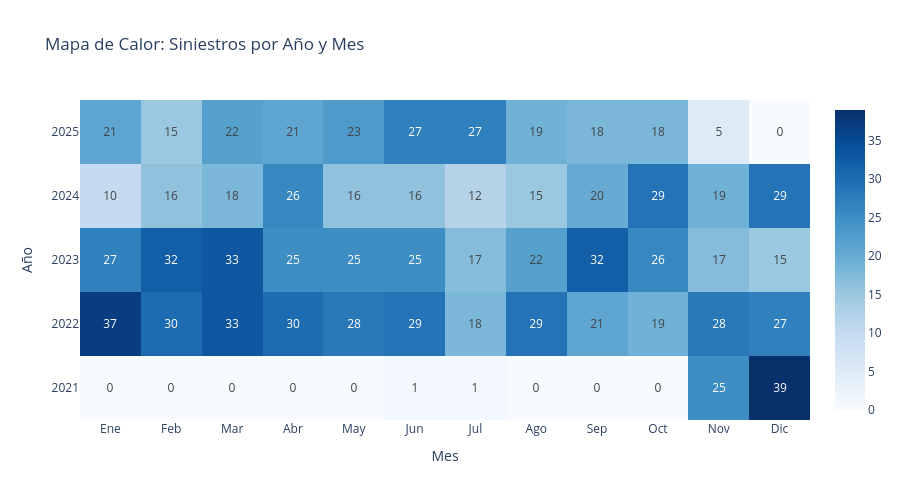

Here is the notebook cell this chart was saved with:
### Code cell
# Heatmap: Siniestros por Año y Mes
heatmap_data = df.groupby(['Año', 'Mes']).size().unstack(fill_value=0)

fig = go.Figure(data=go.Heatmap(
    z=heatmap_data.values,
    x=meses_nombres,
    y=heatmap_data.index,
    colorscale='Blues',
    text=heatmap_data.values,
    texttemplate='%{text}',
    textfont={"size": 12}
))

fig.update_layout(
    title='Mapa de Calor: Siniestros por Año y Mes',
    xaxis_title='Mes',
    yaxis_title='Año',
    height=500
)
fig.show()

### Figure 1 — Plotly figure (JSON) as saved in the notebook; plotly's stock layout.template omitted (floating-point values rounded to 4 significant figures)
{"data": [{"colorscale": [[0, "rgb(247,251,255)"], [0.125, "rgb(222,235,247)"], [0.25, "rgb(198,219,239)"], [0.375, "rgb(158,202,225)"], [0.5, "rgb(107,174,214)"], [0.625, "rgb(66,146,198)"], [0.75, "rgb(33,113,181)"], [0.875, "rgb(8,81,156)"], [1, "rgb(8,48,107)"]], "text": [[0, 0, 0, 0, 0, 1, 1, 0, 0, 0, 25, 39], [37, 30, 33, 30, 28, 29, 18, 29, 21, 19, 28, 27], [27, 32, 33, 25, 25, 25, 17, 22, 32, 26, 17, 15], [10, 16, 18, 26, 16, 16, 12, 15, 20, 29, 19, 29], [21, 15, 22, 21, 23, 27, 27, 19, 18, 18, 5, 0]], "textfont": {"size": 12}, "texttemplate": "%{text}", "type": "heatmap", "x": ["Ene", "Feb", "Mar", "Abr", "May", "Jun", "Jul", "Ago", "Sep", "Oct", "Nov", "Dic"], "y": [2021, 2022, 2023, 2024, 2025], "z": [[0, 0, 0, 0, 0, 1, 1, 0, 0, 0, 25, 39], [37, 30, 33, 30, 28, 29, 18, 29, 21, 19, 28, 27], [27, 32, 33, 25, 25, 25, 17, 22, 32, 26, 17, 15], [10, 16, 18, 26, 16, 16, 12, 15, 20, 29, 19, 29], [21, 15, 22, 21, 23, 27, 27, 19, 18, 18, 5, 0]]}], "layout": {"height": 500, "title": {"text": "Mapa de Calor: Siniestros por Año y Mes"}, "xaxis": {"title": {"text": "Mes"}}, "yaxis": {"title": {"text": "Año"}}}}
